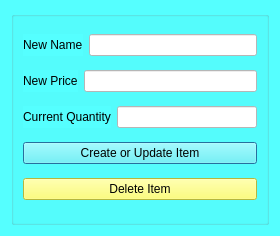
<?xml version="1.0" encoding="UTF-8"?>
<ui version="4.0">
 <class>updateInventory</class>
 <widget class="QDialog" name="updateInventory">
  <property name="geometry">
   <rect>
    <x>0</x>
    <y>0</y>
    <width>280</width>
    <height>236</height>
   </rect>
  </property>
  <property name="windowTitle">
   <string>Dialog</string>
  </property>
  <property name="styleSheet">
   <string notr="true">background-color: #55ffff</string>
  </property>
  <layout class="QVBoxLayout" name="verticalLayout_2">
   <item>
    <widget class="QGroupBox" name="groupBox">
     <property name="title">
      <string/>
     </property>
     <layout class="QVBoxLayout" name="verticalLayout">
      <item>
       <layout class="QHBoxLayout" name="horizontalLayout_2">
        <item>
         <widget class="QLabel" name="label_2">
          <property name="text">
           <string>New Name</string>
          </property>
         </widget>
        </item>
        <item>
         <widget class="QLineEdit" name="lineEdit_name">
          <property name="styleSheet">
           <string notr="true">background-color: #ffffff</string>
          </property>
         </widget>
        </item>
       </layout>
      </item>
      <item>
       <layout class="QHBoxLayout" name="horizontalLayout_3">
        <item>
         <widget class="QLabel" name="label_3">
          <property name="text">
           <string>New Price</string>
          </property>
         </widget>
        </item>
        <item>
         <widget class="QLineEdit" name="lineEdit_price">
          <property name="styleSheet">
           <string notr="true">background-color: #ffffff</string>
          </property>
         </widget>
        </item>
       </layout>
      </item>
      <item>
       <layout class="QHBoxLayout" name="horizontalLayout_4">
        <item>
         <widget class="QLabel" name="label_4">
          <property name="text">
           <string>Current Quantity</string>
          </property>
         </widget>
        </item>
        <item>
         <widget class="QLineEdit" name="lineEdit_quantity">
          <property name="styleSheet">
           <string notr="true">background-color: #ffffff</string>
          </property>
         </widget>
        </item>
       </layout>
      </item>
      <item>
       <widget class="QPushButton" name="pushButton">
        <property name="styleSheet">
         <string notr="true">background-color: #background-color: #feff57</string>
        </property>
        <property name="text">
         <string>Create or Update Item</string>
        </property>
       </widget>
      </item>
      <item>
       <widget class="QPushButton" name="pushButton_delete">
        <property name="styleSheet">
         <string notr="true">background-color: #feff57</string>
        </property>
        <property name="text">
         <string>Delete Item</string>
        </property>
       </widget>
      </item>
     </layout>
    </widget>
   </item>
  </layout>
 </widget>
 <resources/>
 <connections/>
</ui>
